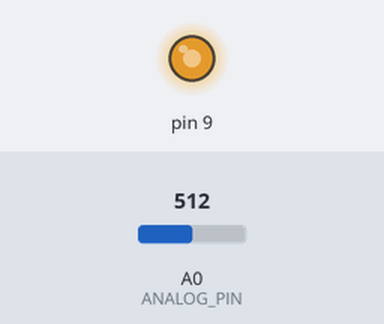
Recording of a sketch running on a simulated Arduino Uno, built with avr-gcc and run on an emulated ATmega328P. Shown: output pins drawn as LEDs (lit = HIGH). The inputs (shaded band) are chosen by the test bench; at power-on: A0 (ANALOG_PIN) = 512. What the sketch prints to the serial monitor is not drawn.

Above: at 1.2 s.
1.3 s: A0 (ANALOG_PIN) set to 716
At 2.5 s:
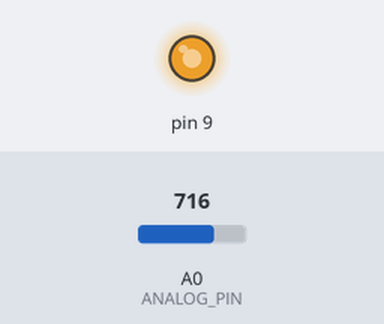
2.8 s: A0 (ANALOG_PIN) set to 511
At 3.6 s:
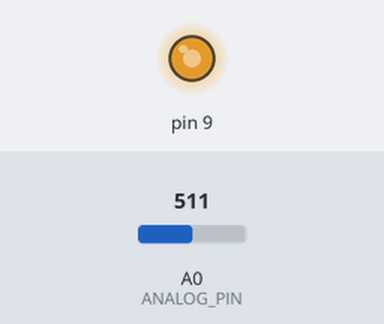
Timing chart, 0 to 5.8 s (numbered marks = the images above; inputs shaded):
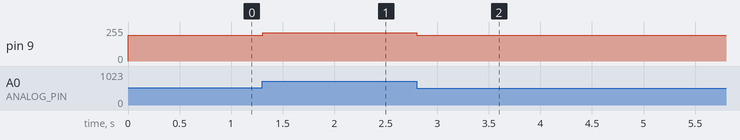

The sketch:

esc_pwm.ino
```cpp
//This code can be used for any purpose.

#include <Servo.h>

int signal = 10;

const int ANALOG_PIN = A0;

void setup()
{
    Serial.begin(19200);
    pinMode(9, OUTPUT);
    analogWrite(9, signal);
    Serial.println("SET LOW");
}

void loop()
{
    signal = map(analogRead(ANALOG_PIN), 0, 1023, 140, 245);
    Serial.println(signal);
    // if (Serial.available() > 0)
    // {
    //     signal = Serial.parseInt();
    //     serialFlush();
    //     signal = constrain(signal, 10, 245);
    //     printOut(signal);
    // }
    analogWrite(9, signal);

}

void serialFlush()
{
    while (Serial.available() > 0)
    {
        Serial.readString();
    }
}

void printOut(int speed){
    Serial.print("Speed: ");
    Serial.println(speed);
}
```

Measured:
- after the input at 1.3 s, pin 9: 192/255 → 213/255 at once
- after the input at 2.8 s, pin 9: 213/255 → 192/255 at once
